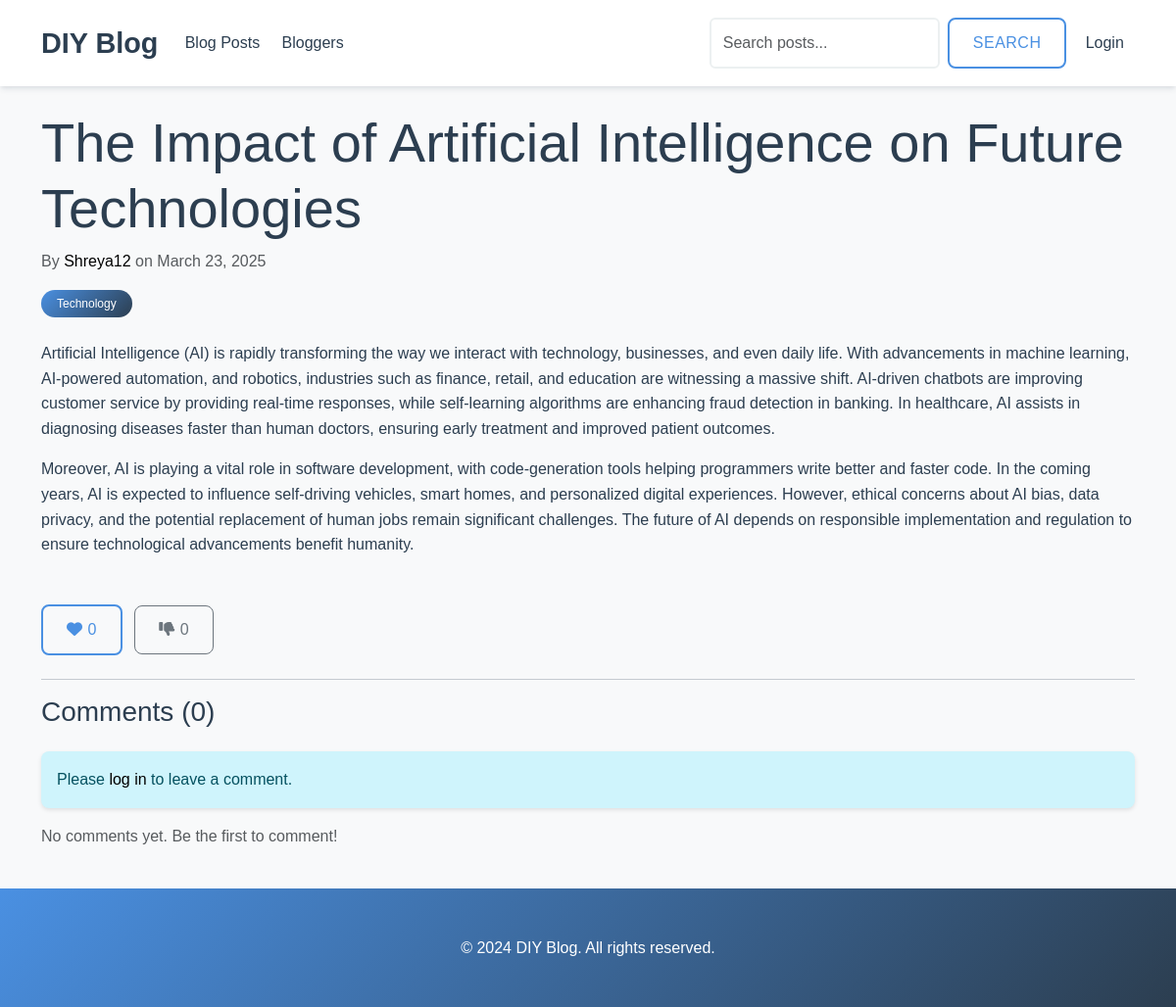
Screenshot of /blog/the-impact-of-artificial-intelligence-on-future-technologies/ with the database file from the repository.
### blog/models.py (models this page shows, shortened)
class BlogPost(models.Model):
    title = models.CharField(max_length=200)
    slug = models.SlugField(unique=True)
    author = models.ForeignKey(User, on_delete=models.CASCADE, related_name='blog_posts')
    content = models.TextField()
    created_at = models.DateTimeField(default=timezone.now)
    updated_at = models.DateTimeField(auto_now=True)
    categories = models.ManyToManyField(Category, related_name='posts')
    featured_image = models.ImageField(upload_to='blog_images/', blank=True, null=True)
    likes = models.ManyToManyField(User, related_name='liked_posts', blank=True)
    dislikes = models.ManyToManyField(User, related_name='disliked_posts', blank=True)
    class Meta:
        ordering = ['-created_at']
    def get_likes_count(self):
        return self.likes.count()
    def get_dislikes_count(self):
        return self.dislikes.count()

class Category(models.Model):
    name = models.CharField(max_length=100)
    slug = models.SlugField(unique=True)
    description = models.TextField(blank=True)
    class Meta:
        verbose_name_plural = 'categories'

### blog/views.py (the view)
# urls.py: path('blog/<slug:slug>/', views.post_detail, name='post_detail'),
def post_detail(request, slug):
    post = get_object_or_404(BlogPost, slug=slug)
    comments = post.comments.all()
    if request.method == 'POST' and request.user.is_authenticated:
        comment_form = CommentForm(request.POST)
        if comment_form.is_valid():
            comment = comment_form.save(commit=False)
            comment.post = post
            comment.author = request.user
            comment.save()
            messages.success(request, 'Your comment has been added!')
            return redirect('blog:post_detail', slug=slug)
    else:
        comment_form = CommentForm()
    return render(request, 'blog/post_detail.html', {
        'post': post,
        'comments': comments,
        'comment_form': comment_form
    })

### blog/forms.py
class CommentForm(forms.ModelForm):
    class Meta:
        model = Comment
        fields = ['content']
        widgets = {
            'content': forms.Textarea(attrs={'class': 'form-control', 'rows': 3}),
        }

### templates/blog/post_detail.html (shortened to what this page needs)
{% extends 'base.html' %}
{% load crispy_forms_tags %}
{% block content %}
<article class="blog-post">
    <header class="mb-4">
        <h1 class="display-4">{{ post.title }}</h1>
        <div class="text-muted mb-3">
            By <a href="{% url 'blog:blogger_detail' username=post.author.username %}">{{ post.author.username }}</a>
            on {{ post.created_at|date:"F j, Y" }}
        </div>
        <div class="mb-3">
            {% for category in post.categories.all %}
            <span class="badge bg-secondary">{{ category.name }}</span>
            {% endfor %}
        </div>
    </header>
    <div class="blog-post-content mb-5">
        {{ post.content|linebreaks }}
    </div>
    <div class="d-flex justify-content-between align-items-center mb-4">
        <div class="reactions">
            <button class="btn btn-outline-primary me-2 like-btn" data-post-id="{{ post.id }}">
                <i class="fas fa-heart {% if user.is_authenticated and user in post.likes.all %}text-danger{% endif %}"></i>
                <span class="likes-count">{{ post.get_likes_count }}</span>
            </button>
            <button class="btn btn-outline-secondary dislike-btn" data-post-id="{{ post.id }}">
                <i class="fas fa-thumbs-down {% if user.is_authenticated and user in post.dislikes.all %}text-danger{% endif %}"></i>
                <span class="dislikes-count">{{ post.get_dislikes_count }}</span>
            </button>
        </div>
    </div>
    <hr>
    <section class="comments-section">
        <h3 class="mb-4">Comments ({{ comments.count }})</h3>
        {% if user.is_authenticated %}
        <form method="post" class="mb-4">
            {% csrf_token %}
            {{ comment_form|crispy }}
            <button type="submit" class="btn btn-primary">Post Comment</button>
        </form>
        {% else %}
        <div class="alert alert-info">
            Please <a href="{% url 'login' %}">log in</a> to leave a comment.
        </div>
        {% endif %}
        <div class="comments-list">
            {% for comment in comments %}
            <div class="comment mb-3" id="comment-{{ comment.id }}">
                <div class="d-flex">
                    <div class="flex-shrink-0">
                        {% if comment.author.profile.profile_picture %}
                        <img src="{{ comment.author.profile.profile_picture.url }}" class="rounded-circle" width="40" height="40" alt="{{ comment.author.username }}">
                        {% else %}
                        <div class="rounded-circle bg-secondary text-white d-flex align-items-center justify-content-center" style="width: 40px; height: 40px;">
                            {{ comment.author.username|first|upper }}
                        </div>
                        {% endif %}
                    </div>
                    <div class="flex-grow-1 ms-3">
                        <div class="d-flex justify-content-between">
                            <h5 class="mb-1">{{ comment.author.username }}</h5>
                            <small class="text-muted">{{ comment.created_at|date:"F j, Y, g:i a" }}</small>
                        </div>
                        <p class="mb-1">{{ comment.content }}</p>
                    </div>
                </div>
            </div>
            {% empty %}
            <p class="text-muted">No comments yet. Be the first to comment!</p>
            {% endfor %}
        </div>
    </section>
</article>
{% endblock %}

### templates/base.html (style rules this page uses)
:root { --primary-color: #4a90e2; --secondary-color: #2c3e50; --accent-color: #e74c3c; --background-color: #f8f9fa; --text-color: #2c3e50; --light-gray: #ecf0f1; --dark-gray: #34495e; --gradient-start: #4a90e2; --gradient-end: #2c3e50; --card-bg: #ffffff; --hover-color: #1abc9c; --link-color: #000000; }
body { min-height: 100vh; display: flex; flex-direction: column; font-family: 'Poppins', sans-serif; color: var(--text-color); background-color: var(--background-color); line-height: 1.6; }
.btn { border-radius: 8px; padding: 0.75rem 1.5rem; font-weight: 500; transition: all 0.3s ease; text-transform: uppercase; letter-spacing: 0.5px; cursor: pointer; }
.btn-outline-primary { border: 2px solid var(--primary-color); color: var(--primary-color); }
.badge { padding: 0.5rem 1rem; border-radius: 20px; font-weight: 500; background: linear-gradient(135deg, var(--gradient-start), var(--gradient-end)); color: white; }
.alert { border-radius: 8px; border: none; box-shadow: 0 2px 4px rgba(0, 0, 0, 0.1); }
a { color: var(--link-color); transition: all 0.3s ease; text-decoration: none; }

### rows the page displays
BlogPost: title "The Impact of Artificial Intelligence on Future Technologies", author.username "Shreya12", created_at "March 23, 2025", content "Artificial Intelligence (AI) is rapidly transforming the way we interact with technology, businesses, and even daily life. With advancements in machine learning, AI-powered automation, and robotics, industries such as finance, retail, and education are witnessing a massive shift. AI-driven chatbots are improving customer service by providing real-time responses, while self-learning algorithms are enhancing fraud detection in banking. In healthcare, AI assists in diagnosing diseases faster than human doctors, ensuring early treatment and improved patient outcomes. Moreover, AI is playing a vital role in software development, with code-generation tools helping programmers write better and…", get_likes_count "0", get_dislikes_count "0", count "0"
Category: name "Technology"
